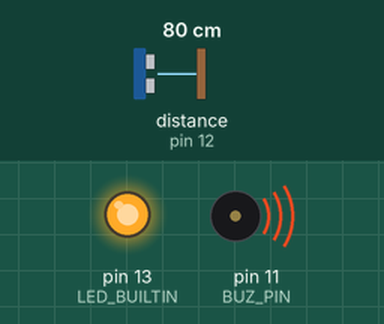
Recording of a sketch running on a simulated Arduino Uno, built with avr-gcc and run on an emulated ATmega328P. Shown: output pins drawn as LEDs (lit = HIGH), buzzer (waves = sounding). Wiring (inferred from the names in the program): ultrasonic range finder: trigger pin 12; echo pin 12. The test bench sets the inputs (shaded band); at power-on: distance to the obstacle (sensor on pin 12) 80 cm. The echo pulse lasts 58.3 µs per cm.

Above: at 1.2 s.
1.3 s: distance to the obstacle (sensor on pin 12) set to 198 cm
2.8 s: distance to the obstacle (sensor on pin 12) set to 206 cm
At 3.4 s:
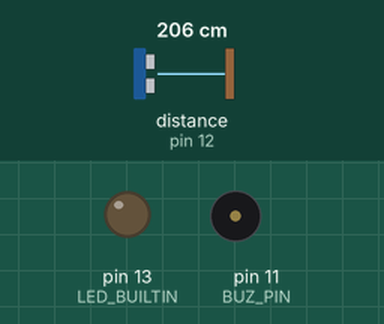
4.3 s: distance to the obstacle (sensor on pin 12) set to 2 cm
At 5.5 s:
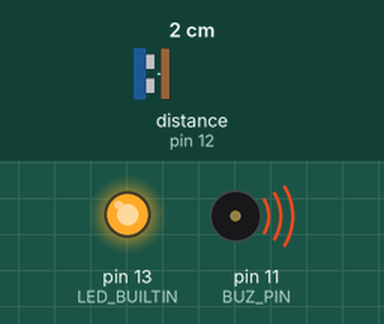
5.8 s: distance to the obstacle (sensor on pin 12) set to 250 cm
At 7.2 s:
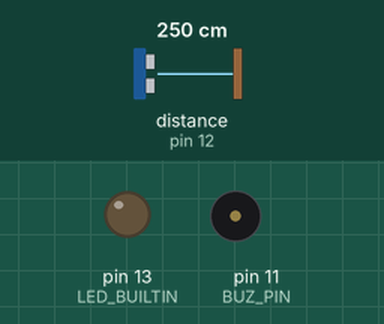
Timing chart, 0 to 8.3 s (numbered marks = the images above; inputs shaded):
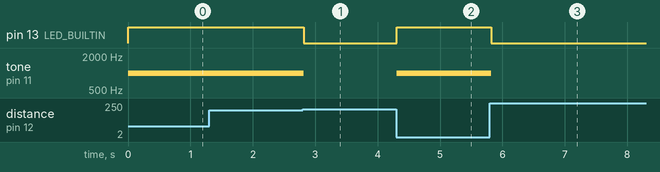

The sketch:

E4.ino
```cpp
// C++ code
//
// Definimos el pin para el sensor ultrasónico (equivalente a SIG)
#define SIG_PIN  12
#define BUZ_PIN  11
int pulso;
float distancia;

void setup()
{
  pinMode(LED_BUILTIN, OUTPUT);

}

void loop()
{
  pinMode(SIG_PIN,OUTPUT);
  digitalWrite(SIG_PIN,HIGH);
  delayMicroseconds(10);
  digitalWrite(SIG_PIN,LOW);
  pinMode(SIG_PIN,INPUT);
  pulso = pulseIn(SIG_PIN,HIGH); //medimos la duración del pulso untrasónico
  distancia = (pulso * 0.0343) / 2; //asumimos que el sonido viaja a una velocidad de 343 metros por segundo en el aire

  if(distancia < 200) {
  	digitalWrite(LED_BUILTIN, HIGH);
    tone(BUZ_PIN,1000); //se activa el buzzer
  } else { //se apaga el buzzer
  	digitalWrite(LED_BUILTIN, LOW);
    noTone(BUZ_PIN);
  }

  delay(10);
}
```

Measured:
- the behaviour switches between 200 and 201 cm on distance to the obstacle (sensor on pin 12) (found by bisection; images 0 and 1)
- after the input at 1.3 s, every drawn part: stays the same
- after the input at 2.8 s, pin 13 (LED_BUILTIN): HIGH → LOW at once; tone on pin 11 (BUZ_PIN): 1000 Hz → silent at once
- after the input at 4.3 s, pin 13 (LED_BUILTIN): LOW → HIGH at once; tone on pin 11 (BUZ_PIN): silent → 1000 Hz at once
- after the input at 5.8 s, pin 13 (LED_BUILTIN): HIGH → LOW at once; tone on pin 11 (BUZ_PIN): 1000 Hz → silent at once
